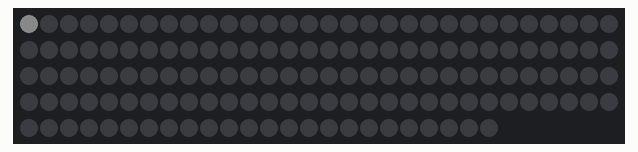
This sketch was run on a simulated Arduino Uno, built with avr-gcc and run on an emulated ATmega328P. Shown: 144 RGB LEDs in strip order, left to right, continuing on the next row. Dim RGB values are drawn brighter than linear.

Above: at 1.82 s.
At 2.75 s:
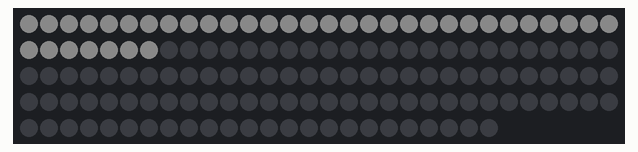
At 3.68 s:
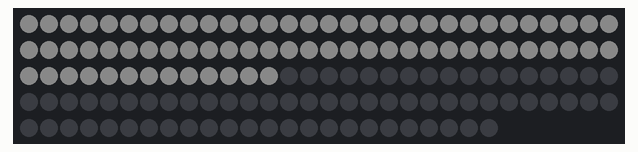
At 5.4 s:
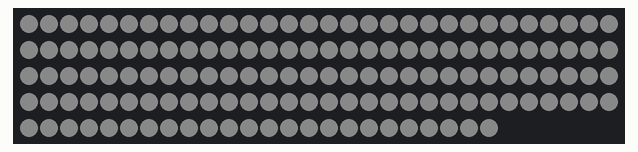
At 9.15 s:
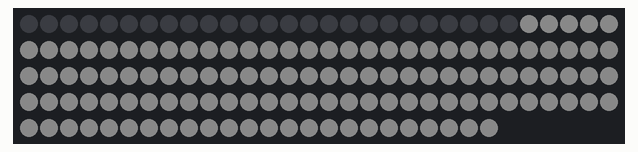
At 11.63 s:
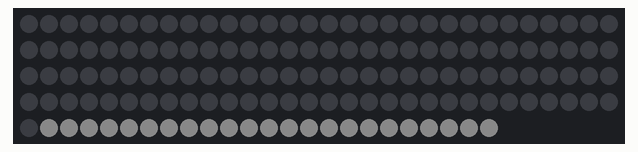

The sketch:

TesteLedMamae.ino
```cpp
#include "FastLED.h"
#define NUM_LEDS 144
CRGB leds[NUM_LEDS];
void setup() { FastLED.addLeds<NEOPIXEL, 8>(leds, NUM_LEDS); }
void loop() {
  for (int i=0; i<NUM_LEDS;i++){
  leds[i] =  CRGB(150 ,150, 150);; FastLED.show(); delay(0);
  }
  for (int i=0; i<NUM_LEDS;i++){
  leds[i] =  CRGB(0 ,0, 0);; FastLED.show(); delay(0);
  }
   for (int i=0; i<NUM_LEDS;i++){
  leds[i] =  CRGB(10 ,10, 10);; FastLED.show(); delay(20);
  }
  delay(3000);
  for (int i=0; i<NUM_LEDS;i++){
  leds[i] =  CRGB(0 ,0, 0);; FastLED.show(); delay(20);
  }
  delay(3000);

}
```

Measured:
- by itself, everything shown: repeats every 15.1 s, in 26 steps
